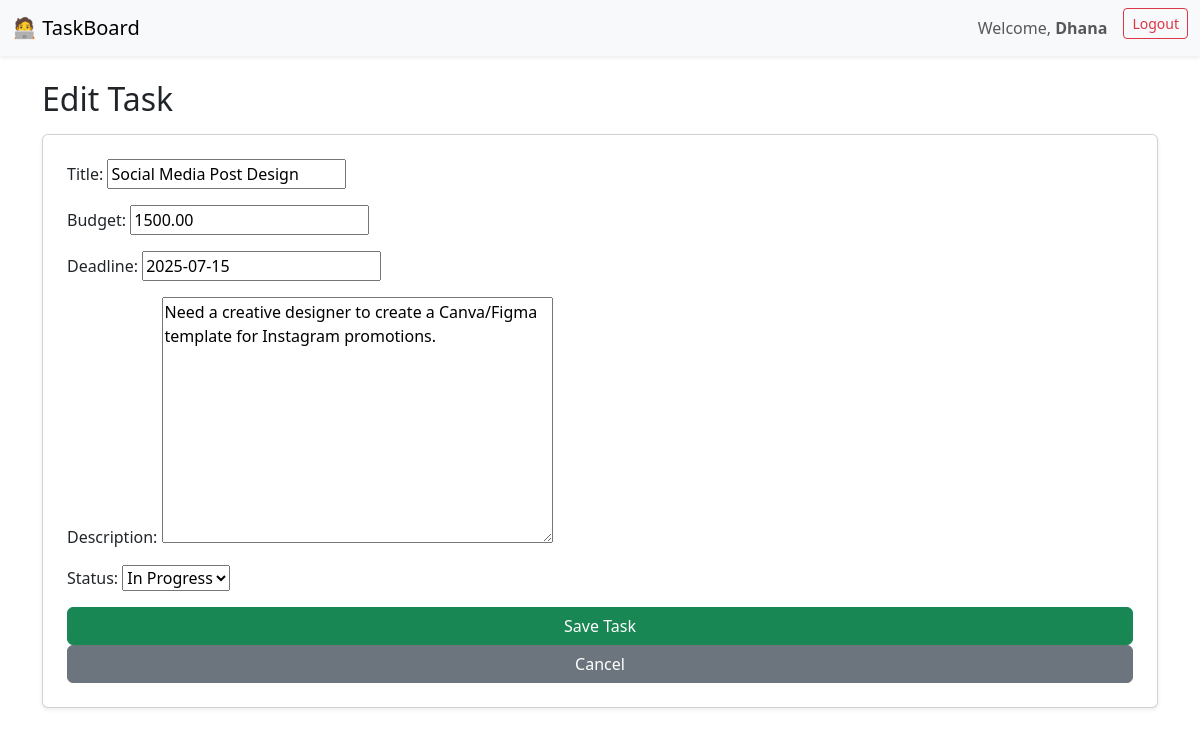
The page /task/edit/2/ (signed in) on the database its author committed.
### tasks/models.py (models this page shows, shortened)
class Task(models.Model):
    STATUS_CHOICES = [
        ('open', 'Open'),
        ('in_progress', 'In Progress'),
        ('completed', 'Completed'),
    ]
    title = models.CharField(max_length=200)
    budget = models.DecimalField(max_digits=10, decimal_places=2)
    deadline = models.DateField()
    description = models.TextField()
    status = models.CharField(max_length=20, choices=STATUS_CHOICES, default='open')
    user = models.ForeignKey(User, on_delete=models.CASCADE)

### tasks/views.py (the view)
# urls.py: path('edit/<int:pk>/', views.edit_task, name='edit_task'),
@login_required
def edit_task(request, pk):
    task = get_object_or_404(Task, pk=pk, user=request.user)
    if request.method == 'POST':
        form = TaskForm(request.POST, instance=task)
        if form.is_valid():
            form.save()
            return redirect('task_list')
    else:
        form = TaskForm(instance=task)
    return render(request, 'tasks/task_form.html', {'form': form})

### tasks/forms.py
class TaskForm(forms.ModelForm):
    class Meta:
        model = Task
        fields = ['title', 'budget', 'deadline', 'description', 'status']

### tasks/templates/tasks/task_form.html (shortened to what this page needs)
{% extends 'tasks/base.html' %}
{% block content %}
<h2>{% if form.instance.pk %}Edit{% else %}Add{% endif %} Task</h2>
<form method="post" class="card p-4 shadow-sm mt-3">
    {{ form.as_p }}
    <button class="btn btn-success">Save Task</button>
    <a href="{% url 'task_list' %}" class="btn btn-secondary">Cancel</a>
</form>
{% endblock %}

### tasks/templates/tasks/base.html (shortened to what this page needs)
<!DOCTYPE html>
<html lang="en">
<head>
  <link href="https://cdn.jsdelivr.net/npm/bootstrap@5.3.0/dist/css/bootstrap.min.css" rel="stylesheet">
  <link href="https://cdn.jsdelivr.net/npm/bootstrap-icons@1.10.5/font/bootstrap-icons.css" rel="stylesheet">
</head>
<body>
  {% if request.path != '/login/' and request.path != '/register/' %}
  <nav class="navbar navbar-expand-lg navbar-light bg-light shadow-sm">
    <div class="container-fluid">
      <a class="navbar-brand" href="{% url 'task_list' %}">🧑‍💻 TaskBoard</a>
      <div class="collapse navbar-collapse justify-content-end">
        <ul class="navbar-nav">
          {% if user.is_authenticated %}
            <li class="nav-item me-2">
              <span class="nav-link">Welcome, <strong>{{ user.username }}</strong></span>
            </li>
            <li class="nav-item">
              <form method="post" action="{% url 'logout' %}">
                <button type="submit" class="btn btn-outline-danger btn-sm">Logout</button>
              </form>
            </li>
          {% endif %}
        </ul>
      </div>
    </div>
  </nav>
  {% endif %}
  <div class="container py-4">
    {% block content %}
    {% endblock %}
  </div>
</body>
</html>

### rows shown on the page
Task: title "Social Media Post Design", budget "1500.00", deadline "2025-07-15", description "Need a creative designer to create a Canva/Figma template for Instagram promotions.", status "In Progress"

### other values the page prints
{{ user.username }} "Dhana"
